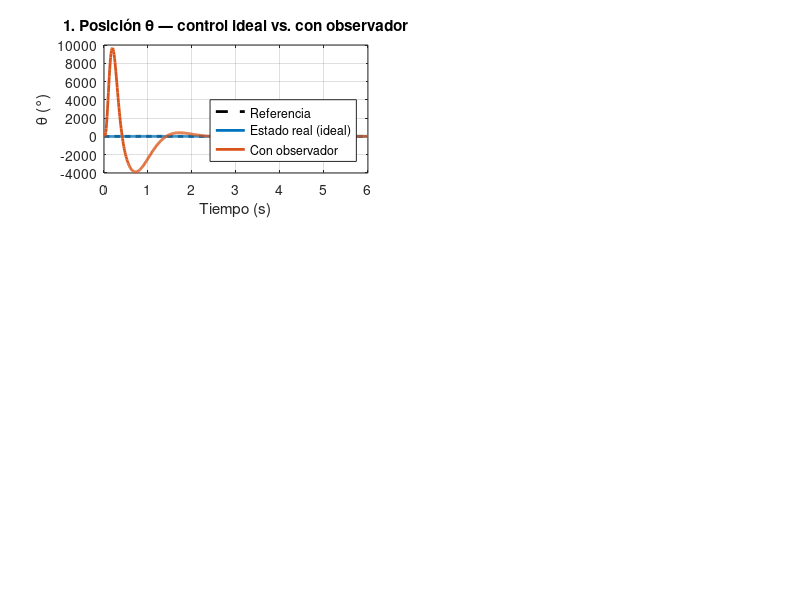

Here is the MATLAB script that generated this plot: (Note: this script raises an error after producing the figure.)
% =========================================================================
% Cap. 08 — OBSERVADOR DE LUENBERGER EN DOMINIO Z (3x3, planta real)
% -------------------------------------------------------------------------
% Propósito  : Diseñar un controlador por realimentación de estados con
%              observador de Luenberger en dominio z. Se mide SOLO θ
%              (C = [0 0 1]); ia y ω se estiman en tiempo real y se
%              realimenta el estado estimado: u = -Kz · x_hat + Kdc · r.
% Aplicación : Motor BDC (modelo 3x3, planta real), posición angular θ.
% Parámetros : Planta real (Ra=11, La=0.008, Kb=0.0014, Je=7.56e-4, Be=1e-5).
% Muestreo   : Ts = 10 ms (Fs = 100 Hz).
% Entradas   : Mp, tp, Ts, Ref_grados, factor_obs, x0_real, x0_hat.
% Salidas    : K_z, L, K_dc, verificación del principio de separación,
%              simulación ideal vs realista y gráficos comparativos.
% Doc        : docs/08_observador_estados.md
% -------------------------------------------------------------------------
% Estructura del lazo:
%
%   r --(Kdc)--+--> [Planta x[k+1] = Phi*x + Gamma*u] --> y = Cd*x
%              |                                            |
%              v                                            v
%        u = -Kz*xhat                                  [Observador]
%                                              xhat[k+1] = Phi*xhat
%                                                       + Gamma*u
%                                                       + L*(y - Cd*xhat)
%
% Principio de separación: Kz y L se diseñan por separado; los polos del
% sistema completo son la unión de los polos de (Phi - Gamma*Kz) y de
% (Phi - L*Cd).
% =========================================================================

clear; clc; close all;

disp('=========================================================================');
disp('   Control con Observador de Estados (Luenberger) - Posición Motor BDC   ');
disp('=========================================================================');

%% 1. PARÁMETROS CONFIGURABLES POR EL USUARIO
Mp           = 0.10;   % Sobreimpulso deseado del CONTROLADOR (10 %)
tp           = 1;      % Tiempo pico deseado del CONTROLADOR (s)
Ts           = 0.01;   % Tiempo de muestreo (s)  -> fs = 100 Hz
Ref_grados   = 10;     % Referencia de posición (Grados)
factor_obs   = 5;      % Polos del observador <factor_obs> veces más rápidos
x0_real      = [0; 0; 0];          % Estado inicial REAL del motor
x0_hat       = [0; 0; deg2rad(2)]; % Estado inicial ESTIMADO (con error)

Ref_rad = deg2rad(Ref_grados);

fprintf('--- 1. Especificaciones ---\n');
fprintf('Mp = %.0f%%   tp = %.3f s   Ts = %.3f s\n', Mp*100, tp, Ts);
fprintf('Referencia: %.1f° (%.4f rad)\n', Ref_grados, Ref_rad);
fprintf('Polos del observador: %dx más rápidos que el controlador\n\n', factor_obs);

%% 2. MODELO DE LA PLANTA (CONTINUO -> DISCRETO ZOH)
Ra = 11; La = 0.008; Kb = 0.0014; Je = 0.000756; Be = 0.00001;

A = [-Ra/La, -Kb/La, 0 ;
      Kb/Je, -Be/Je, 0 ;
          0,      1, 0 ];
B = [1/La ; 0 ; 0];
C = [0, 0, 1];   % Solo medimos posición theta (encoder)
D = 0;

sys_c = ss(A, B, C, D);
sys_d = c2d(sys_c, Ts, 'zoh');

Phi   = sys_d.A;
Gamma = sys_d.B;
Cd    = sys_d.C;
Dd    = sys_d.D;
n     = size(Phi,1);

%% 3. CONTROLABILIDAD Y OBSERVABILIDAD
disp('--- 2. Análisis del Par (Phi, Cd) ---');
Co = ctrb(Phi, Gamma);
Ob = obsv(Phi, Cd);
fprintf('rank(Controlabilidad) = %d  (n = %d)\n', rank(Co), n);
fprintf('rank(Observabilidad)  = %d  (n = %d)\n', rank(Ob), n);
if rank(Co) < n, error('Sistema NO controlable.'); end
if rank(Ob) < n, error('Sistema NO observable: imposible estimar estados.'); end
disp('[OK] Sistema controlable Y observable.');
disp(' ');

%% 4. POLOS DESEADOS DEL CONTROLADOR (mapeo s -> z)
% Eq. (3.x): z_i = exp(s_i * Ts) - mapeo exacto de polos por ZOH
zeta  = -log(Mp) / sqrt(pi^2 + log(Mp)^2);
wn    = pi / (tp * sqrt(1 - zeta^2));
sigma = zeta * wn;
wd    = wn * sqrt(1 - zeta^2);

% Tercer polo 10x más rápido para forzar que los polos dominantes sean el par complejo
s_ctrl = [-sigma + 1i*wd, -sigma - 1i*wd, -10*sigma];
P_ctrl = exp(s_ctrl * Ts);

% Asignación de polos en lazo cerrado: u = -Kz*x  ->  (Phi - Gamma*Kz)
Kz = place(Phi, Gamma, P_ctrl);

% Pre-compensador para ganancia DC unitaria (Eq. 7.x del cap. 07)
% Garantiza que ante ref. constante r, la salida en régimen alcance r.
A_cl = Phi - Gamma*Kz;
Kdc  = 1 / (Cd * ((eye(n) - A_cl) \ Gamma));

fprintf('--- 3. Ganancias del Controlador ---\n');
fprintf('Kz   = [%.4f, %.4f, %.4f]\n', Kz(1), Kz(2), Kz(3));
fprintf('Kdc  = %.4f\n\n', Kdc);

%% 5. POLOS DESEADOS DEL OBSERVADOR (más rápidos que el controlador)
s_obs = factor_obs * s_ctrl;     % mismo patrón, pero "factor_obs" veces más rápido
P_obs = exp(s_obs * Ts);

% Diseño por dualidad: L = place(Phi', Cd', P_obs)'
L = place(Phi', Cd', P_obs).';

fprintf('--- 4. Ganancia del Observador ---\n');
fprintf('L = [%.4f; %.4f; %.4f]\n', L(1), L(2), L(3));
fprintf('Polos del observador: '); disp(P_obs.');

%% 6. VERIFICACIÓN DEL PRINCIPIO DE SEPARACIÓN
% Sistema aumentado de orden 2n con estados [x ; e],  e = x - xhat:
%   [x[k+1]]   [Phi - Gamma*Kz   Gamma*Kz ] [x]
%   [e[k+1]] = [     0           Phi - L*Cd] [e]
% Polos del sistema completo = polos controlador U polos observador
Aaug = [Phi - Gamma*Kz, Gamma*Kz ; zeros(n), Phi - L*Cd];
fprintf('Polos del sistema completo (aumentado):\n');
disp(eig(Aaug));
fprintf('Deben coincidir con la unión de P_ctrl y P_obs.\n\n');

%% 7. SIMULACIÓN DINÁMICA NO LINEAL (planta + observador + control)
t_end = 6 * tp;
t_sim = 0:Ts:t_end;
N     = length(t_sim);

Ref = Ref_rad * ones(1, N);

% --- Caso A: control IDEAL con estado REAL (referencia) ---
x_ideal = zeros(n, N); x_ideal(:,1) = x0_real;
u_ideal = zeros(1, N);

% --- Caso B: control con OBSERVADOR (lo que correrá en el micro) ---
x_real = zeros(n, N); x_real(:,1) = x0_real;
xhat   = zeros(n, N); xhat(:,1)   = x0_hat;
u_obs  = zeros(1, N);
y_meas = zeros(1, N);

for k = 1:N-1
    % --- (A) ideal: realimentamos el estado real ---
    u_ideal(k)      = -Kz * x_ideal(:,k) + Kdc * Ref(k);
    x_ideal(:,k+1)  = Phi * x_ideal(:,k) + Gamma * u_ideal(k);

    % --- (B) observador: realimentamos el estado estimado ---
    y_meas(k)       = Cd * x_real(:,k);                 % única medición: posición (encoder)
    u_obs(k)        = -Kz * xhat(:,k) + Kdc * Ref(k);   % ley de control con xhat
    % Planta real evoluciona con la entrada aplicada:
    x_real(:,k+1)   = Phi * x_real(:,k)  + Gamma * u_obs(k);
    % Observador (predictor): Eq. (8.x) del cap. 08
    %   xhat[k+1] = Phi*xhat[k] + Gamma*u[k] + L*(y[k] - Cd*xhat[k])
    % El término (y - Cd*xhat) es la INNOVACIÓN; L pondera cuánto
    % corregir cada estado estimado a partir de esa innovación.
    xhat(:,k+1)     = Phi * xhat(:,k)    + Gamma * u_obs(k) ...
                    + L * (y_meas(k) - Cd * xhat(:,k));
end
y_meas(N)  = Cd * x_real(:,N);
u_ideal(N) = u_ideal(N-1);
u_obs(N)   = u_obs(N-1);

% Errores de estimación
err_ia = x_real(1,:) - xhat(1,:);
err_we = x_real(2,:) - xhat(2,:);
err_th = x_real(3,:) - xhat(3,:);

%% 8. GRÁFICOS
figure('Name', sprintf('Observador Luenberger (Ref %.1f°, tp %.2fs)', Ref_grados, tp), ...
       'Position', [60, 60, 1100, 800], 'Color', 'w');

% 8.1 Posición: ideal vs observador vs referencia
ax1 = subplot(3,2,1);
plot(t_sim, rad2deg(Ref),           'k--', 'LineWidth', 2); hold on;
plot(t_sim, rad2deg(x_ideal(3,:)),  'Color',[0 0.45 0.74], 'LineWidth', 2);
plot(t_sim, rad2deg(x_real(3,:)),   'Color',[0.85 0.33 0.10], 'LineWidth', 2);
title('1. Posición \theta — control ideal vs. con observador');
xlabel('Tiempo (s)'); ylabel('\theta (°)');
legend('Referencia','Estado real (ideal)','Con observador','Location','SouthEast');
grid on; ax1.GridAlpha = 0.3;

% 8.2 Esfuerzo de control
ax2 = subplot(3,2,2);
stairs(t_sim, u_ideal, 'Color',[0 0.45 0.74], 'LineWidth', 1.5); hold on;
stairs(t_sim, u_obs,   'Color',[0.85 0.33 0.10], 'LineWidth', 1.5);
yline(0,'k-','HandleVisibility','off');
title('2. Esfuerzo de control u[k] (V)');
xlabel('Tiempo (s)'); ylabel('V_a (V)');
legend('Ideal','Con observador','Location','NorthEast');
grid on; ax2.GridAlpha = 0.3;

% 8.3 Corriente: real vs estimada
ax3 = subplot(3,2,3);
plot(t_sim, x_real(1,:), 'Color',[0.85 0.33 0.10], 'LineWidth', 2); hold on;
plot(t_sim, xhat(1,:),   'Color',[0 0.45 0.74], 'LineWidth', 1.5, 'LineStyle','--');
title('3. Corriente i_a: real vs. estimada');
xlabel('Tiempo (s)'); ylabel('i_a (A)');
legend('Real','Estimada','Location','best');
grid on; ax3.GridAlpha = 0.3;

% 8.4 Velocidad: real vs estimada
ax4 = subplot(3,2,4);
plot(t_sim, x_real(2,:), 'Color',[0.85 0.33 0.10], 'LineWidth', 2); hold on;
plot(t_sim, xhat(2,:),   'Color',[0 0.45 0.74], 'LineWidth', 1.5, 'LineStyle','--');
title('4. Velocidad \omega: real vs. estimada');
xlabel('Tiempo (s)'); ylabel('\omega (rad/s)');
legend('Real','Estimada','Location','best');
grid on; ax4.GridAlpha = 0.3;

% 8.5 Error de estimación (todos los estados)
ax5 = subplot(3,2,5);
plot(t_sim, err_ia,            'LineWidth', 1.5); hold on;
plot(t_sim, err_we,            'LineWidth', 1.5);
plot(t_sim, rad2deg(err_th),   'LineWidth', 1.5);
yline(0,'k-','HandleVisibility','off');
title('5. Error de estimación e = x - \^x');
xlabel('Tiempo (s)'); ylabel('Error');
legend('e_{i_a} (A)','e_{\omega} (rad/s)','e_{\theta} (°)','Location','best');
grid on; ax5.GridAlpha = 0.3;

% 8.6 Polos del sistema completo
ax6 = subplot(3,2,6);
theta = linspace(0,2*pi,200);
plot(cos(theta), sin(theta), 'k-', 'LineWidth', 1); hold on; axis equal;
plot(real(P_ctrl), imag(P_ctrl), 'bx', 'MarkerSize', 12, 'LineWidth', 2);
plot(real(P_obs),  imag(P_obs),  'rs', 'MarkerSize', 10, 'LineWidth', 2);
xline(0,'k:','HandleVisibility','off'); yline(0,'k:','HandleVisibility','off');
title('6. Polos en plano Z (separación)');
xlabel('Re'); ylabel('Im');
legend('|z| = 1','Controlador','Observador','Location','SouthWest');
grid on; ax6.GridAlpha = 0.3;
xlim([-1.2 1.2]); ylim([-1.2 1.2]);

linkaxes([ax1, ax2, ax3, ax4, ax5], 'x');
xlim(ax1, [0, t_end]);

%% 9. REPORTE NUMÉRICO
info_ideal = stepinfo(x_ideal(3,:), t_sim, Ref_rad);
info_obs   = stepinfo(x_real(3,:),  t_sim, Ref_rad);
disp('--- 5. Verificación de Resultados ---');
fprintf('IDEAL       -> Mp = %.2f%%   tp = %.4f s\n', info_ideal.Overshoot, info_ideal.PeakTime);
fprintf('OBSERVADOR  -> Mp = %.2f%%   tp = %.4f s\n', info_obs.Overshoot,   info_obs.PeakTime);
fprintf('Esperado    -> Mp = %.2f%%   tp = %.4f s\n', Mp*100, tp);
